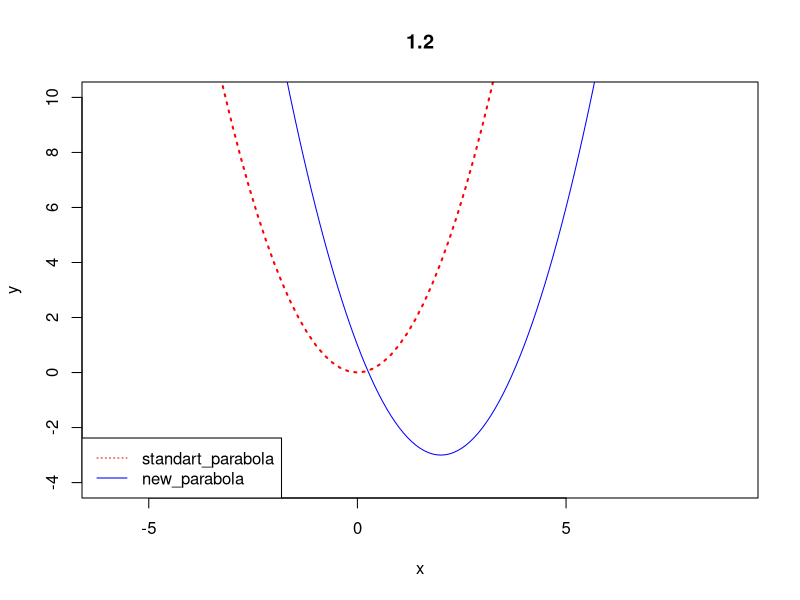

This chart was generated by the following R code:
#  2.1 "standart_parabola", "new_parabola"

standart_parabola = function(x) { x^2 } 
new_parabola = function(x) { (x -2)^2 - 3 } 
x1 = seq(-5,5, by=0.2) 
y1 = standart_parabola(x1)
plot(x1,y1,
     main = '1.2',
     xlab = 'x',
     ylab = 'y',
     xlim = c(-6,9),
     ylim = c(-4,10),
     type = 'l',
     lwd = 2,
     col = 'red',
     lty = 'dotted')

x2 = seq(-5,7, by=0.1) 
y2 = new_parabola(x2)
lines(x2, y2, type="l", col="blue", lty="solid")

#abline(h,0)
legend(x = "bottomleft", 
       lty = c("dotted", "solid"),
       col = c("red",  "blue"),
       legend = c("standart_parabola", "new_parabola"))
